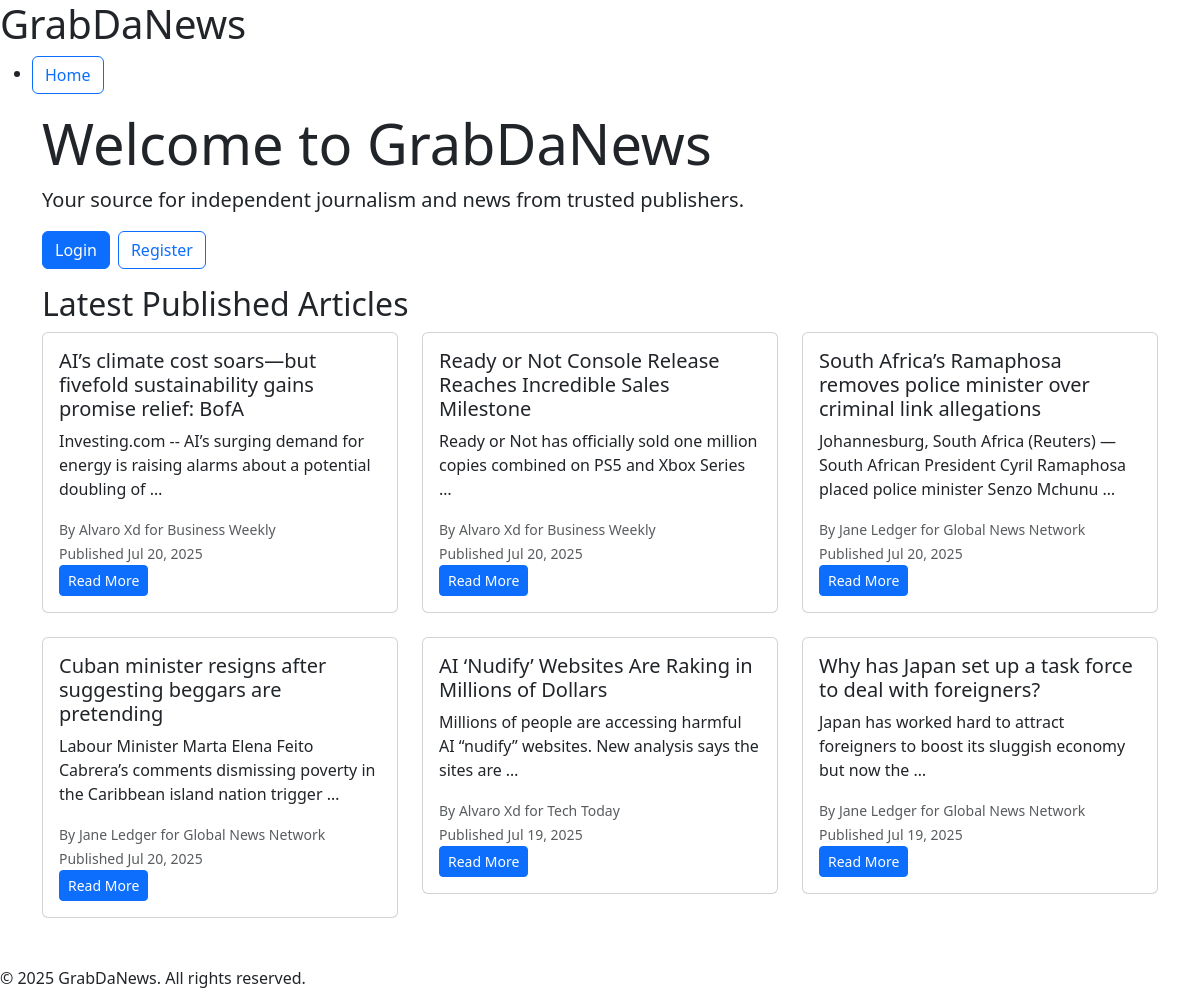
The app's page /, older data.
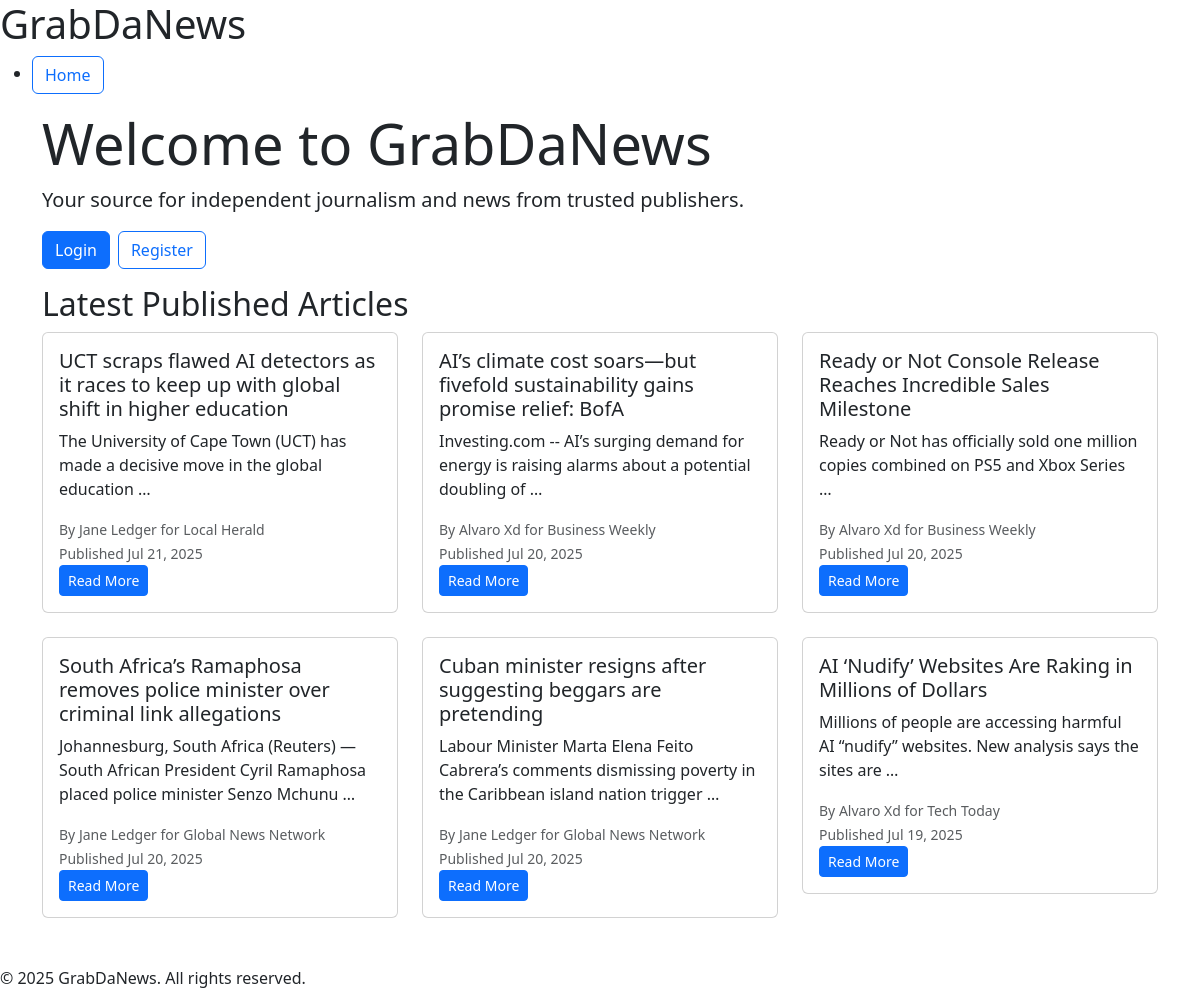
The same page, newer data.
### news/models.py (models this page shows, shortened)
class Article(models.Model):
    STATUS_CHOICES = [
        ('submitted', 'Submitted for Review'),
        ('approved', 'Approved'),
        ('rejected', 'Rejected'),
    ]
    title = models.CharField(max_length=200)
    content = models.TextField()
    author = models.ForeignKey(
        CustomUser,
        on_delete=models.CASCADE,
        limit_choices_to={'role': 'journalist'},
        related_name='authored_articles'
    )
    publisher = models.ForeignKey(
        Publisher,
        on_delete=models.CASCADE,
        related_name='articles',
        null=True,
        blank=True
    )
    status = models.CharField(
        max_length=20,
        choices=STATUS_CHOICES,
        default='submitted'
    )
    approved_by = models.ForeignKey(
        CustomUser,
        on_delete=models.SET_NULL,
        null=True,
        blank=True,
        limit_choices_to={'role': 'editor'},
        related_name='approved_articles'
    )
    published_at = models.DateTimeField(null=True, blank=True)
    created_at = models.DateTimeField(auto_now_add=True)
    updated_at = models.DateTimeField(auto_now=True)
    class Meta:
        ordering = ['-created_at']
        permissions = [
            ('can_approve_article', 'Can approve articles'),
            ('can_publish_article', 'Can publish articles'),
        ]

class CustomUser(AbstractUser):
    ROLE_CHOICES = [
        ('reader', 'Reader'),
        ('editor', 'Editor'),
        ('journalist', 'Journalist'),
    ]
    role = models.CharField(
        max_length=20,
        choices=ROLE_CHOICES,
        default='reader'
    )
    subscribed_publishers = models.ManyToManyField(
        Publisher,
        blank=True,
        related_name='subscribers'
    )
    subscribed_journalists = models.ManyToManyField(
        'self',
        blank=True,
        symmetrical=False,
        limit_choices_to={'role': 'journalist'},
        related_name='journalist_subscribers'
    )
    publishers = models.ManyToManyField(
        Publisher,
        blank=True,
        related_name='staff_members'
    )
    class Meta:
        ordering = ['username']

class Publisher(models.Model):
    name = models.CharField(max_length=200, unique=True)
    description = models.TextField(blank=True)
    class Meta:
        ordering = ['name']

### news/views.py (the view)
# urls.py: 2. Add a URL to urlpatterns:  path('', views.home, name='home')
def home(request):
    recent_articles = Article.objects.filter(status='approved').order_by(
        '-published_at')[:6]
    context = {
        'recent_articles': recent_articles
    }
    return render(request, 'news/home.html', context)

### news/templates/news/home.html (shortened to what this page needs)
{% extends 'base.html' %}
{% block content %}
<div class="container">
  <div class="jumbotron">
    <h1 class="display-4">
      Welcome to GrabDaNews
    </h1>
    <p class="lead">
      Your source for independent journalism and news from trusted publishers.
    </p>
    {% if user.is_authenticated %}
      <div class="d-flex gap-2 mb-3">
        {% if user.role == 'journalist' %}
          <a href="{% url 'create_article' %}" class="btn btn-outline-success">Create Article</a>
        {% endif %}
      </div>
    {% else %}
      <div class="d-flex gap-2 mb-3">
        <a href="{% url 'login_user' %}" class="btn btn-primary">Login</a>
        <a href="{% url 'register' %}" class="btn btn-outline-primary">Register</a>
      </div>
    {% endif %}
  </div>
  <h2>Latest Published Articles</h2>
  {% if recent_articles %}
    <div class="row">
      {% for article in recent_articles %}
        <div class="col-md-6 col-lg-4 mb-4">
          <div class="card">
            <div class="card-body">
              <h5 class="card-title">{{ article.title }}</h5>
              <p class="card-text">{{ article.content|truncatewords:15 }}</p>
              <div class="card-text">
                <small class="text-muted">
                  By {{ article.author.get_full_name|default:article.author.username }}
                  {% if article.publisher %} for {{ article.publisher.name }} {% endif %}<br>
                  Published {{ article.published_at|date:"M d, Y" }}
                </small>
              </div>
              <a href="{% url 'article_detail' article.id %}" class="btn btn-primary btn-sm">Read More</a>
            </div>
          </div>
        </div>
      {% endfor %}
    </div>
  {% endif %}
</div>
{% endblock %}

Row changes from the older to the newer data that the page shows:
no longer on this page (row unchanged): Article: title "Why has Japan set up a task force to deal with foreigners?", content "Japan has worked hard to attract foreigners to boost its sluggish economy but now the …", author.get_full_name "Jane Ledger", publisher.name "Global News Network", published_at "Jul 19, 2025"
added Article: title "UCT scraps flawed AI detectors as it races to keep up with global shift in higher education", content "The University of Cape Town (UCT) has made a decisive move in the global education …", author.get_full_name "Jane Ledger", publisher.name "Local Herald", published_at "Jul 21, 2025"
